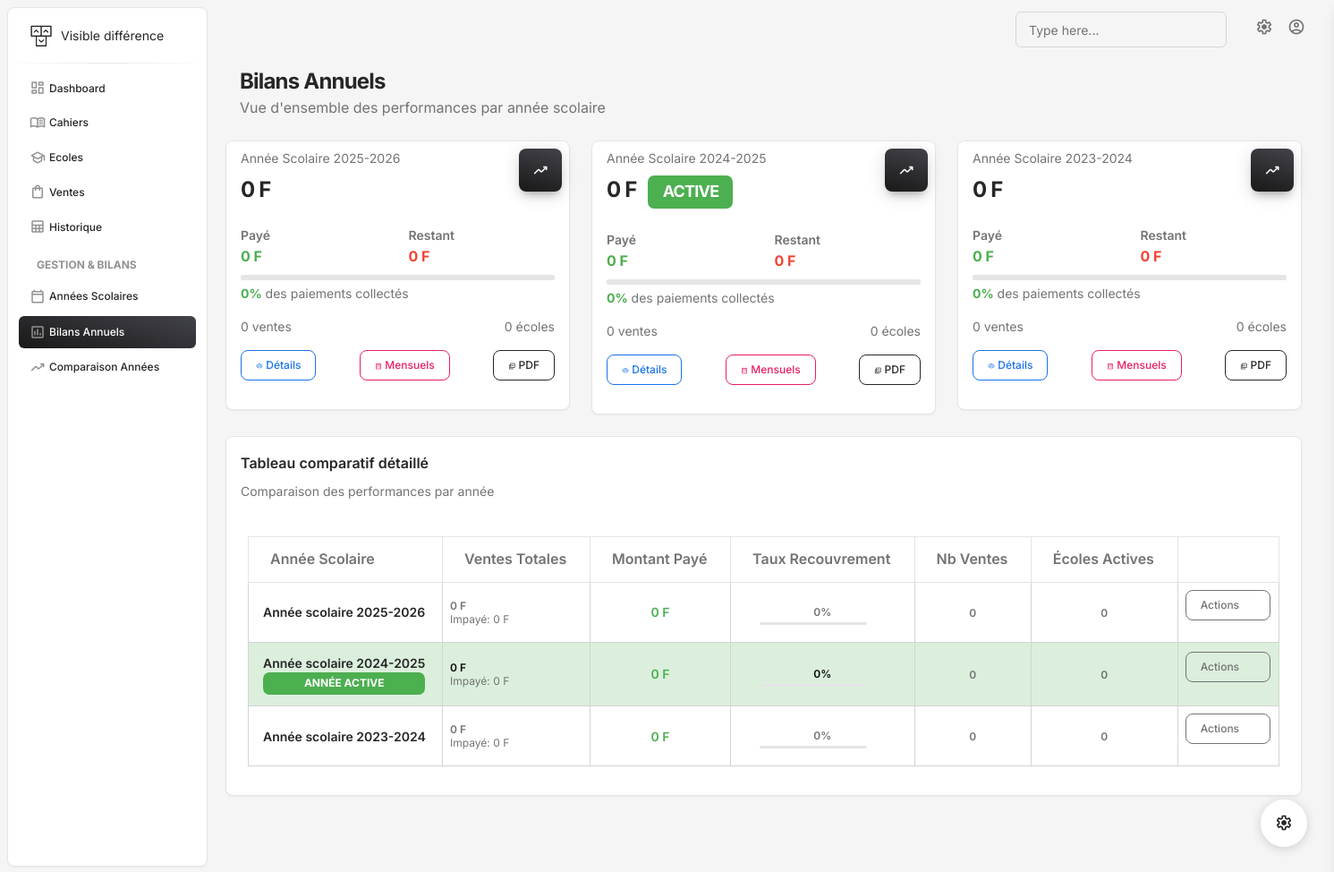
Page /bilans-annuels/ on the earlier database version.
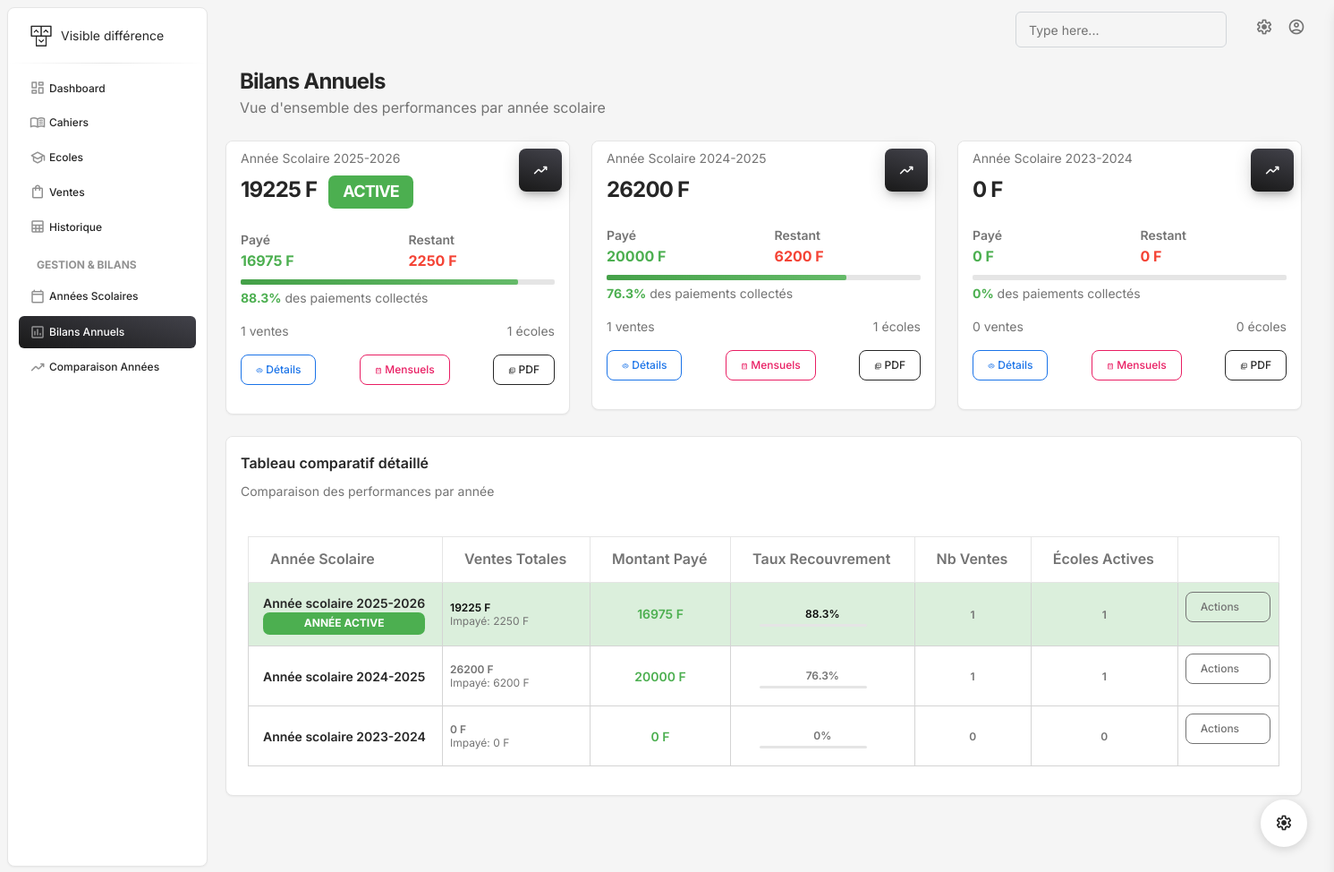
Same page on the later database version.
### gestion/models.py (models this page shows, shortened)
class AnneeScolaire(models.Model):
    id = models.UUIDField(primary_key=True, default=uuid.uuid4, editable=False)
    annee_debut = models.IntegerField()
    annee_fin = models.IntegerField()
    date_debut = models.DateField()
    date_fin = models.DateField()
    est_active = models.BooleanField(default=False)
    created_at = models.DateTimeField(auto_now_add=True)
    class Meta:
        ordering = ['-annee_debut']
        unique_together = ['annee_debut', 'annee_fin']
    @property
    def libelle(self):
        return f"Année scolaire {self.annee_debut}-{self.annee_fin}"

class BilanAnneeScolaire(models.Model):
    id = models.UUIDField(primary_key=True, default=uuid.uuid4, editable=False)
    annee_scolaire = models.OneToOneField(AnneeScolaire, on_delete=models.CASCADE, related_name='bilan')
    nombre_ventes_total = models.IntegerField(default=0)
    montant_total_ventes = models.DecimalField(max_digits=15, decimal_places=2, default=0)
    montant_total_paye = models.DecimalField(max_digits=15, decimal_places=2, default=0)
    montant_total_impaye = models.DecimalField(max_digits=15, decimal_places=2, default=0)
    ventes_par_cahier = models.JSONField(default=dict)  # {cahier_id: {titre, quantite_vendue, ca_genere}}
    nombre_ecoles_actives = models.IntegerField(default=0)
    date_generation = models.DateTimeField(auto_now=True)
    @classmethod
    def generer_bilan(cls, annee_scolaire):
        bilan, created = cls.objects.get_or_create(annee_scolaire=annee_scolaire)
        ventes = Vente.objects.filter(annee_scolaire=annee_scolaire)
        bilan.nombre_ventes_total = ventes.count()
        bilan.montant_total_ventes = sum(v.montant_total for v in ventes)
        bilan.montant_total_paye = sum(v.montant_paye for v in ventes)
        bilan.montant_total_impaye = bilan.montant_total_ventes - bilan.montant_total_paye
        bilan.nombre_ecoles_actives = ventes.values('ecole').distinct().count()
        ventes_par_cahier = {}
        cahiers = Cahiers.objects.all()
        for cahier in cahiers:
            lignes_cahier = LigneVente.objects.filter(
                vente__annee_scolaire=annee_scolaire,
                cahier=cahier
            )
            quantite_vendue = sum(ligne.quantite for ligne in lignes_cahier)
            ca_genere = sum(ligne.montant for ligne in lignes_cahier)
            ventes_par_cahier[str(cahier.id)] = {
                'titre': cahier.titre,
                'prix_unitaire': float(cahier.prix),
                'quantite_vendue': quantite_vendue,
                'ca_genere': float(ca_genere),
                'stock_actuel': cahier.quantite_stock
            }
        bilan.ventes_par_cahier = ventes_par_cahier
        bilan.save()
        return bilan

### gestion/views.py (the view)
# urls.py: path('bilans-annuels/', bilans_annuels, name='bilans_annuels'),
def bilans_annuels(request):
    annees = AnneeScolaire.objects.all()
    bilans = []
    for annee in annees:
        bilan = BilanAnneeScolaire.generer_bilan(annee)
        bilans.append({
            'annee': annee,
            'bilan': bilan,
            'pourcentage_paye': round((float(bilan.montant_total_paye) / float(bilan.montant_total_ventes) * 100) if bilan.montant_total_ventes > 0 else 0, 1)
        })
    context = {
        'bilans': bilans,
    }
    return render(request, 'bilans_annuels.html', context)

### gestion/templates/bilans_annuels.html (shortened to what this page needs)
{% extends "base.html" %}
{% block content %}
{% load static %}
<div class="container-fluid py-2">
  <div class="row">
    <div class="ms-3">
      <h3 class="mb-0 h4 font-weight-bolder">Bilans Annuels</h3>
      <p class="mb-4">Vue d'ensemble des performances par année scolaire</p>
    </div>
    <div class="row mb-4">
      {% for bilan_data in bilans %}
      <div class="col-xl-4 col-sm-6 mb-xl-0 mb-4">
        <div class="card">
          <div class="card-header p-2 ps-3">
            <div class="d-flex justify-content-between">
              <div>
                <p class="text-sm mb-2 text-capitalize">{{ bilan_data.annee.libelle }}</p>
                <h4 class="font-weight-bolder mb-0">
                  {{ bilan_data.bilan.montant_total_ventes|floatformat:0 }} F
                  {% if bilan_data.annee.est_active %}
                    <span class="badge bg-success ms-2">ACTIVE</span>
                  {% endif %}
                </h4>
              </div>
              <div class="icon icon-md icon-shape bg-gradient-dark shadow-dark text-center border-radius-lg">
                <i class="material-symbols-rounded opacity-10">trending_up</i>
              </div>
            </div>
          </div>
          <div class="card-body p-3">
            <div class="row">
              <div class="col-6">
                <div class="numbers">
                  <p class="text-sm mb-0 text-capitalize font-weight-bold">Payé</p>
                  <h6 class="font-weight-bolder mb-0 text-success">
                    {{ bilan_data.bilan.montant_total_paye|floatformat:0 }} F
                  </h6>
                </div>
              </div>
              <div class="col-6">
                <div class="numbers">
                  <p class="text-sm mb-0 text-capitalize font-weight-bold">Restant</p>
                  <h6 class="font-weight-bolder mb-0 text-danger">
                    {{ bilan_data.bilan.montant_total_impaye|floatformat:0 }} F
                  </h6>
                </div>
              </div>
            </div>
            <div class="progress mt-2">
              <div class="progress-bar bg-gradient-success"
                   role="progressbar"
                   style="width: {{ bilan_data.pourcentage_paye }}%"
                   aria-valuenow="{{ bilan_data.pourcentage_paye }}"
                   aria-valuemin="0"
                   aria-valuemax="100">
              </div>
            </div>
            <p class="text-sm mb-0 mt-1">
              <span class="text-success font-weight-bolder">{{ bilan_data.pourcentage_paye }}%</span>
              des paiements collectés
            </p>
            <div class="mt-3">
              <div class="d-flex justify-content-between text-sm">
                <span>{{ bilan_data.bilan.nombre_ventes_total }} ventes</span>
                <span>{{ bilan_data.bilan.nombre_ecoles_actives }} écoles</span>
              </div>
            </div>
            <div class="d-flex justify-content-between mt-3">
              <a href="{% url 'detail_bilan_annuel' bilan_data.annee.id %}"
                 class="btn btn-sm btn-outline-info">
                <i class="material-symbols-rounded">visibility</i>
                Détails
              </a>
              <a href="{% url 'bilans_mensuels' bilan_data.annee.id %}"
                 class="btn btn-sm btn-outline-primary">
                <i class="material-symbols-rounded">calendar_month</i>
                Mensuels
              </a>
              <a href="{% url 'generer_rapport_annuel_pdf' bilan_data.annee.id %}"
                 class="btn btn-sm btn-outline-dark" target="_blank">
                <i class="material-symbols-rounded">picture_as_pdf</i>
                PDF
              </a>
            </div>
          </div>
        </div>
      </div>
      {% endfor %}
    </div>
    {% if bilans %}
    <div class="row">
      <div class="col-12">
        <div class="card">
          <div class="card-header pb-0">
            <div class="row">
              <div class="col-lg-6 col-7">
                <h6>Tableau comparatif détaillé</h6>
                <p class="text-sm mb-0">Comparaison des performances par année</p>
              </div>
            </div>
          </div>
          <div class="card-body px-0 pb-2">
            <div class="m-4">
              <table class="table table-bordered align-items-center mb-0">
                <thead>
                  <tr>
                    <th>
                      Année Scolaire
                    </th>
                    <th>
                      Ventes Totales
                    </th>
                    <th>
                      Montant Payé
                    </th>
                    <th>
                      Taux Recouvrement
                    </th>
                    <th>
                      Nb Ventes
                    </th>
                    <th>
                      Écoles Actives
                    </th>
                    <th class="text-secondary opacity-7"></th>
                  </tr>
                </thead>
                <tbody>
                  {% for bilan_data in bilans %}
                  <tr {% if bilan_data.annee.est_active %}class="table-success"{% endif %}>
                    <td class="border">
                      <div class="d-flex px-2 py-1">
                        <div class="d-flex flex-column justify-content-center">
                          <h6 class="mb-0 text-sm">{{ bilan_data.annee.libelle }}</h6>
                          {% if bilan_data.annee.est_active %}
                            <span class="badge bg-success">Année active</span>
                          {% endif %}
                        </div>
                      </div>
                    </td>
                    <td class="border">
                      <p class="text-xs font-weight-bold mb-0">{{ bilan_data.bilan.montant_total_ventes|floatformat:0 }} F</p>
                      <p class="text-xs text-secondary mb-0">
                        Impayé: {{ bilan_data.bilan.montant_total_impaye|floatformat:0 }} F
                      </p>
                    </td>
                    <td class="align-middle text-center text-sm border">
                      <span class="text-success font-weight-bold">
                        {{ bilan_data.bilan.montant_total_paye|floatformat:0 }} F
                      </span>
                    </td>
                    <td class="align-middle text-center border">
                      <div class="progress-wrapper w-75 mx-auto">
                        <div class="progress-info">
                          <div class="progress-percentage">
                            <span class="text-xs font-weight-bold">{{ bilan_data.pourcentage_paye }}%</span>
                          </div>
                        </div>
                        <div class="progress">
                        </div>
                      </div>
                    </td>
                    <td class="align-middle text-center border">
                      <span class="text-secondary text-xs font-weight-bold">
                        {{ bilan_data.bilan.nombre_ventes_total }}
                      </span>
                    </td>
                    <td class="align-middle text-center border">
                      <span class="text-secondary text-xs font-weight-bold">
                        {{ bilan_data.bilan.nombre_ecoles_actives }}
                      </span>
                    </td>
                    <td class="align-middle border">
                      <div class="dropdown">
                        <button class="btn btn-sm btn-outline-secondary dropdown-toggle"
                                type="button" data-bs-toggle="dropdown">
                          Actions
                        </button>
                      </div>
                    </td>
                  </tr>
                  {% endfor %}
                </tbody>
              </table>
            </div>
          </div>
        </div>
      </div>
    </div>
    {% endif %}
  </div>
</div>
{% endblock %}

Differences in the rows shown:
changed AnneeScolaire "Année Scolaire 2025-2026": bilan.montant_total_ventes "0" → "19225"; bilan.montant_total_paye "0" → "16975"; bilan.montant_total_impaye "0" → "2250"; pourcentage_paye "0" → "88.3"; bilan.nombre_ventes_total "0" → "1"; bilan.nombre_ecoles_actives "0" → "1"; now shows "ACTIVE ANNÉE ACTIVE"
changed AnneeScolaire "Année Scolaire 2024-2025": bilan.montant_total_ventes "0" → "26200"; bilan.montant_total_paye "0" → "20000"; bilan.montant_total_impaye "0" → "6200"; pourcentage_paye "0" → "76.3"; bilan.nombre_ventes_total "0" → "1"; bilan.nombre_ecoles_actives "0" → "1"; no longer shows "ACTIVE ANNÉE ACTIVE"
